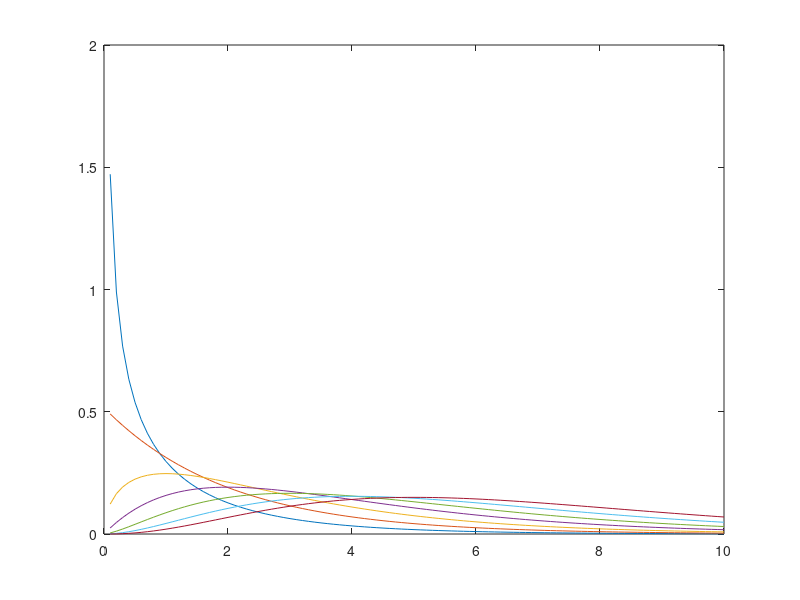

MATLAB code for this plot:
% Regression test function (black blox) for FreeMat v svn
% This function is autogenerated by helpgen.
function bbtest_success = bbtest_randchi
  bbtest_success = 1;
NumErrors = 0;
try
  f = zeros(7,100);

catch
  NumErrors = NumErrors + 1;
end
try
  x = (1:100)/10;

catch
  NumErrors = NumErrors + 1;
end
try
  for n=1:7;t=x.^(n/2-1).*exp(-x/2);f(n,:)=10*t/sum(t);end

catch
  NumErrors = NumErrors + 1;
end
try
  plot(x,f');

catch
  NumErrors = NumErrors + 1;
end
try
  mprint chipdf

catch
  NumErrors = NumErrors + 1;
end
if (NumErrors ~= 0) bbtest_success = 0; return; end
NumErrors = 0;
try
  randchi(4*ones(1,6))

catch
  NumErrors = NumErrors + 1;
end
try
  sum(randn(4,6).^2)

catch
  NumErrors = NumErrors + 1;
end
if (NumErrors ~= 0) bbtest_success = 0; return; end
